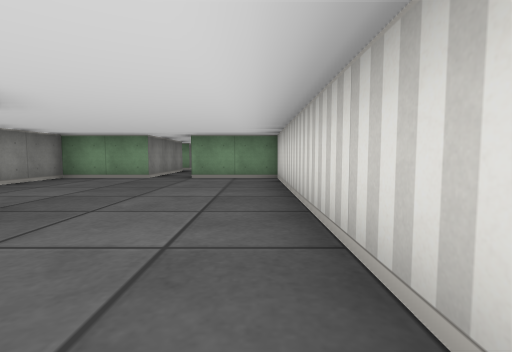
view 1 (above)

16 first-person views from a walk through a cub3D ray-caster map. The camera is about half as high as the walls, tilts 4° down and sees 85° across. The floor is counted in squares. Each view is taken from the middle of a square. On the plan, view 1 faces up. The plan holds only what a view shows up to about 9 squares ahead; the rest is blank.

view 2
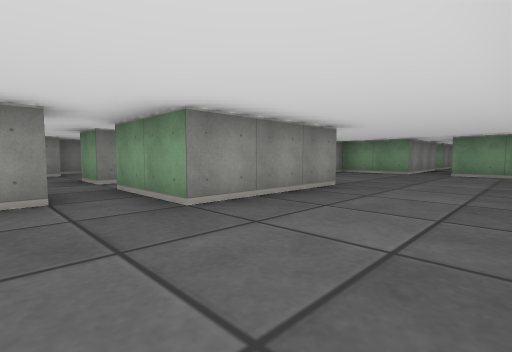

view 3
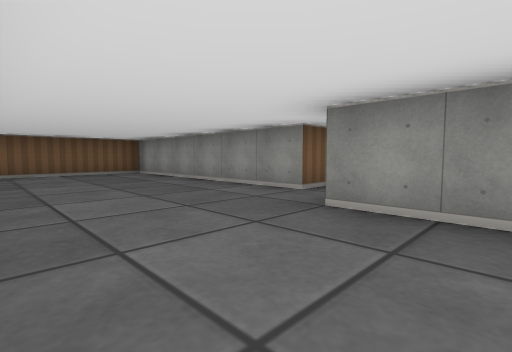

view 4
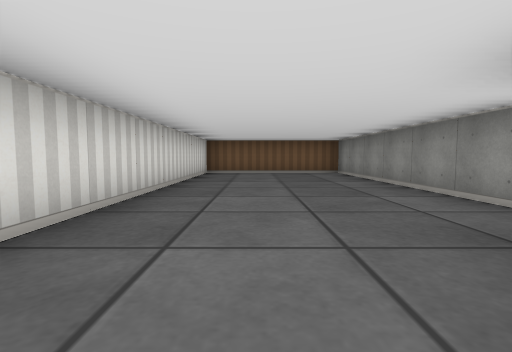

view 5
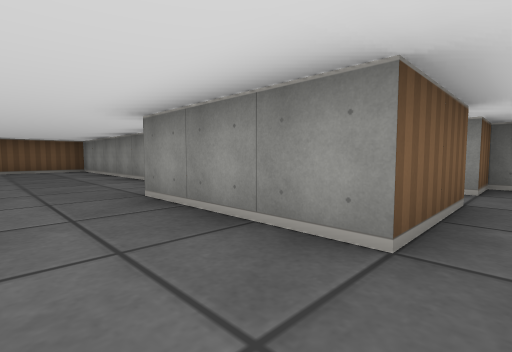

view 6
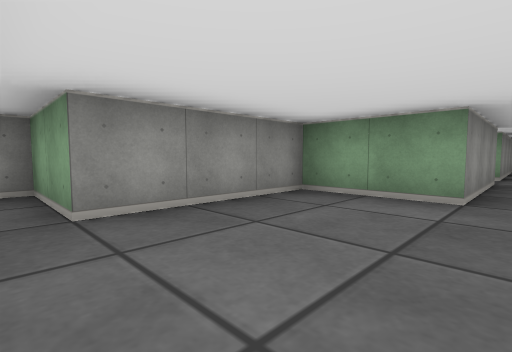

view 7
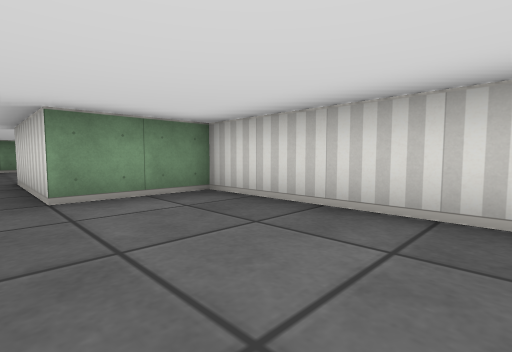

view 8
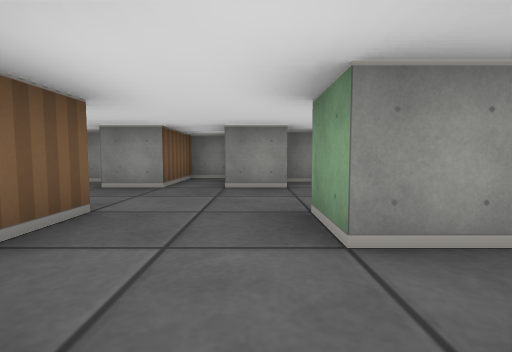

view 9
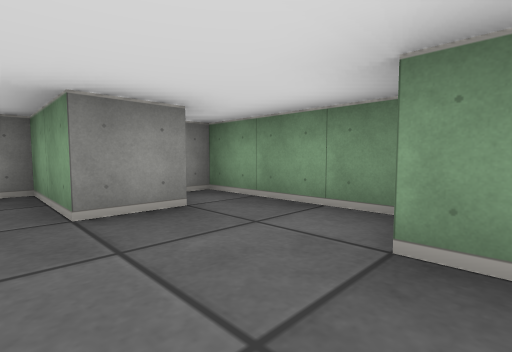

view 10
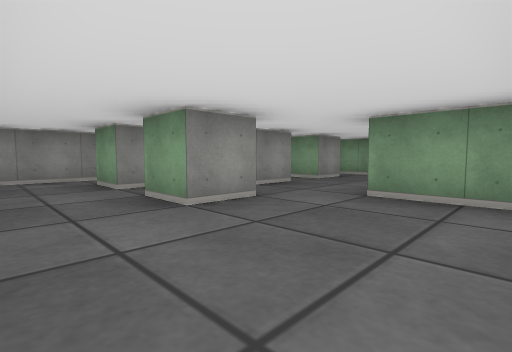

view 11
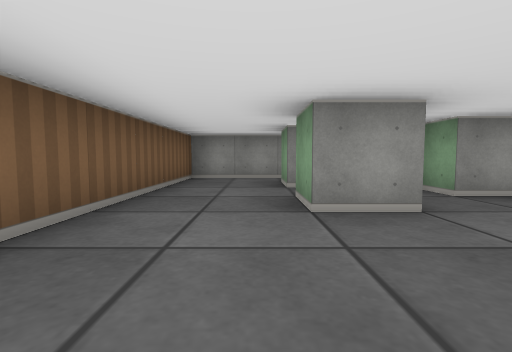

view 12
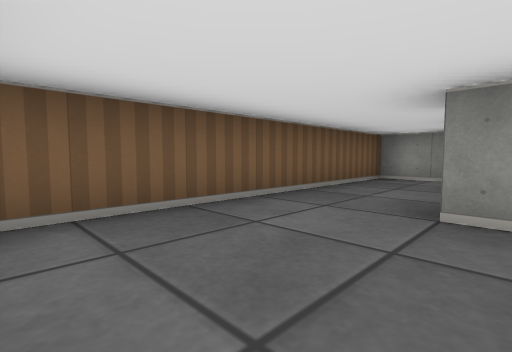

view 13
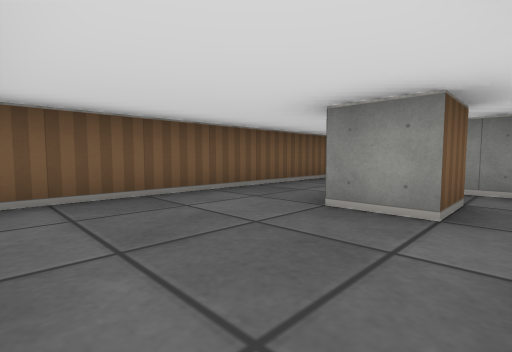

view 14
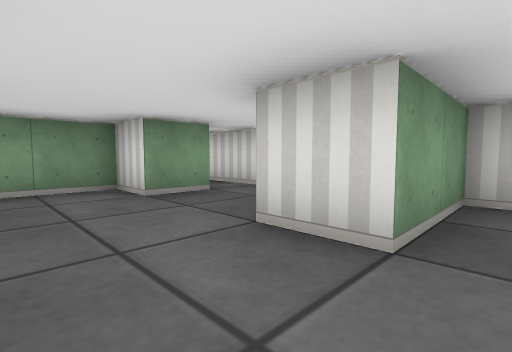

view 15
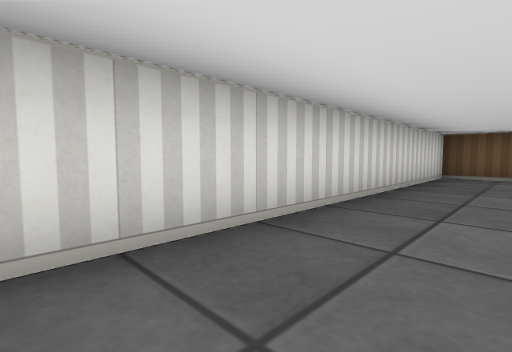

view 16
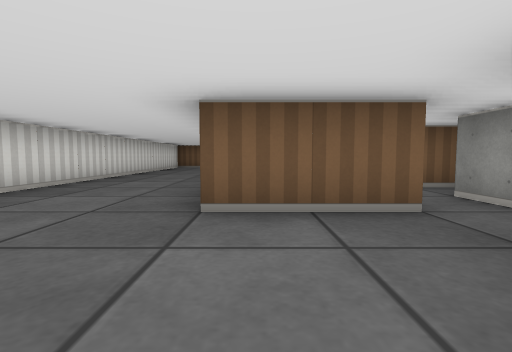

### Floor plan
Points are (right, up) in squares from view 1. A wall is a line through its corners. A room is listed if a view was taken in it or the views show most of it. See-through windows are left out.
Room 1 (views 1, 2, 3, 4, 5, 6, 7, 8, 15, 16)
walls: (-4.2, -1.5) (-3.5, -1.5) (-3.5, -7.5) (0.5, -7.5) (0.5, 6.5) (-1.5, 6.5); (-4.6, 2.5) (-2.5, 2.5) (-2.5, -0.5) (-4.5, -0.5); (-2.5, 6.5) (-4.5, 6.5) (-4.5, 3.5) (-6.5, 3.5) (-6.5, 2.5) (-5.5, 2.5) (-5.5, 1.5)
ways out: opening at (-5, 2) to room 2; opening at (-4, -1) to room 2; opening at (-2, 7)
Room 2 (view 9)
walls: (-4.5, -0.5) (-4.5, 0.9); (-6.5, -2.5) (-5.5, -2.5); (-6.5, 0.5) (-5.5, 0.5) (-5.5, -0.5) (-6.5, -0.5)
ways out: opening at (-5, 2) to room 1; opening at (-4, -1) to room 1; opening at (-6, -1.5) to room 4
Room 3 (views 10, 11, 12, 13, 14)
walls: (-8.5, -4.5) (-7.5, -4.5) (-7.5, -5.5) (-8.5, -5.5); (-9.5, -4) (-9.5, -5.5) (-10.5, -5.5); (-8.5, -2.5) (-8.5, -3.5) (-9.2, -3.5); (-11.5, -5.1) (-11.5, -7.5) (-5, -7.5); (-4.5, -3.5) (-6.5, -3.5) (-6.5, -2.5)
ways out: opening at (-7.5, -3) to room 4
Room 4 (no view inside)
walls: (-8.5, -0.4) (-8.5, -1.5) (-10.5, -1.5) (-10.5, -2.5) (-8.5, -2.5); (-6.5, -0.5) (-6.5, 0.5) (-9.5, 0.5) (-9.5, -0.5)
ways out: opening at (-6, -1.5) to room 2; opening at (-7.5, -3) to room 3

Positions as (right, up) in squares from view 1, and headings:
1: (0, 0), facing up
2: (0, -2), facing up-left
3: (0, 1), facing down-left
4: (-1, 1), facing down
5: (-1, 3), facing down-left
6: (-2, 3), facing up-left
7: (-2, 3), facing up-right
8: (-4, -1), facing left
9: (-6, -2), facing up-left
10: (-5, -7), facing up-left
11: (-5, -6), facing left
12: (-5, -5), facing down-left
13: (-5, -4), facing down-left
14: (-8, -4), facing up-right
15: (-1, 0), facing down-right
16: (-3, 5), facing down
